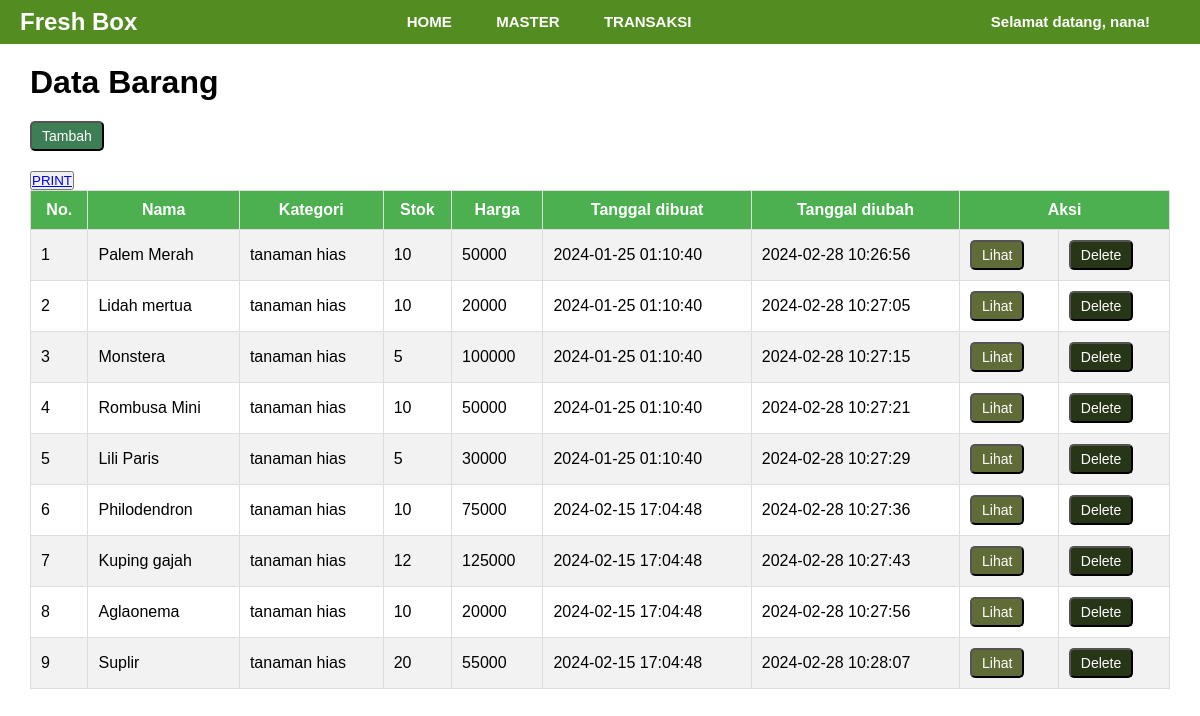
The page /barang.php (signed in) on the database its author committed.
### tables this page shows
CREATE TABLE `barang` (
  `id` int(11) UNSIGNED NOT NULL,
  `nama` varchar(50) NOT NULL,
  `kategori` enum('tanaman hias','tanaman aromatik','tanaman herbal') NOT NULL,
  `stok` int(10) UNSIGNED NOT NULL,
  `harga` int(10) UNSIGNED NOT NULL,
  `created_at` timestamp NOT NULL DEFAULT current_timestamp(),
  `updated_at` timestamp NULL DEFAULT NULL ON UPDATE current_timestamp()
);

### barang.php (the view, shortened to what this page needs)
<!DOCTYPE html>
<html>
<head>
</head>
<body>
    <?php include "menu.php"; ?>
    <?php
    require "koneksi.php";
    $sql = "SELECT * FROM barang";
    $query = mysqli_query($koneksi, $sql);
    ?>
    <div class="body-container">
        <div class="container">
            <div class="title-container">
                <h1 class="mb-3">Data Barang</h1>
            </div>
            <div class="btn-container">
                <form action="new-barang.php" method="GET">
                    <button type="submit" class="btn btn-primary btn-custom btn-view">Tambah</button>
                </form>
            </div>
            <button><a target="_blank" href="cetak-barang.php">PRINT</a></button>
            <div class="table-responsive table-custom">
                <table class="table table-bordered table-striped">
                    <thead class="table-success">
                        <tr>
                            <th scope="col">No.</th>
                            <th scope="col">Nama</th>
                            <th scope="col">Kategori</th>
                            <th scope="col">Stok</th>
                            <th scope="col">Harga</th>
                            <th scope="col">Tanggal dibuat</th>
                            <th scope="col">Tanggal diubah</th>
                            <th scope="col" colspan="2">Aksi</th>
                        </tr>
                    </thead>
                    <tbody>
                        <?php $i = 1; ?>
                        <?php while ($barang = mysqli_fetch_array($query)) : ?>
                            <tr>
                                <td><?= $i ?></td>
                                <td><?= $barang["nama"] ?></td>
                                <td><?= $barang["kategori"] ?></td>
                                <td><?= $barang["stok"] ?></td>
                                <td><?= $barang["harga"] ?></td>
                                <td><?= $barang["created_at"] ?></td>
                                <td><?= $barang["updated_at"] ?></td>
                                <td>
                                    <form action="read-barang.php" method="GET">
                                        <button type="submit" class="btn btn-warning btn-custom btn-lihat">Lihat</button>
                                    </form>
                                </td>
                                <td>
                                    <form action="delete-barang.php" method="POST">
                                        <button type="submit" class="btn btn-danger btn-custom btn-delete">Delete</button>
                                    </form>
                                </td>
                            </tr>
                            <?php $i++; ?>
                        <?php endwhile ?>
                    </tbody>
                </table>
            </div>
        </div>
    </div>
</body>
</html>

### barang.php (style rules this page uses)
body { font-family: "Poppins", sans-serif; padding: 0; }
.body-container { padding: 0 30px; }
table { width: 100%; border-collapse: collapse; }
th, td { padding: 10px; border: 1px solid #ddd; }
th { background-color: #4CAF50; color: white; }
tr:nth-child(odd) { background-color: #f2f2f2; }
.title-container { margin-bottom: 20px; margin-top: 20px; font-size: 16px; }
.btn-container { margin-bottom: 20px; display: flex; justify-content: flex-start; }
.btn-custom { padding: 5px 10px; font-size: 14px; border-radius: 5px; margin-right: 5px; }
.btn-view { background-color: #3e7e55; color: white; }
.btn-lihat { background-color: #606c38; color: white; }
.btn-delete { background-color: #283618; color: white; }

### menu.php (style rules this page uses)
* { margin: 0; padding: 0; box-sizing: border-box; }
body { font-family: "Poppins", sans-serif; }

### rows shown on the page
barang: nama "Palem Merah", kategori "tanaman hias", stok "10", harga "50000", created_at "2024-01-25 01:10:40", updated_at "2024-02-28 10:26:56"
barang: nama "Lidah mertua", kategori "tanaman hias", stok "10", harga "20000", created_at "2024-01-25 01:10:40", updated_at "2024-02-28 10:27:05"
barang: nama "Monstera", kategori "tanaman hias", stok "5", harga "100000", created_at "2024-01-25 01:10:40", updated_at "2024-02-28 10:27:15"
barang: nama "Rombusa Mini", kategori "tanaman hias", stok "10", harga "50000", created_at "2024-01-25 01:10:40", updated_at "2024-02-28 10:27:21"
barang: nama "Lili Paris", kategori "tanaman hias", stok "5", harga "30000", created_at "2024-01-25 01:10:40", updated_at "2024-02-28 10:27:29"
barang: nama "Philodendron", kategori "tanaman hias", stok "10", harga "75000", created_at "2024-02-15 17:04:48", updated_at "2024-02-28 10:27:36"
barang: nama "Kuping gajah", kategori "tanaman hias", stok "12", harga "125000", created_at "2024-02-15 17:04:48", updated_at "2024-02-28 10:27:43"
barang: nama "Aglaonema", kategori "tanaman hias", stok "10", harga "20000", created_at "2024-02-15 17:04:48", updated_at "2024-02-28 10:27:56"
barang: nama "Suplir", kategori "tanaman hias", stok "20", harga "55000", created_at "2024-02-15 17:04:48", updated_at "2024-02-28 10:28:07"

### other values the page prints
$_SESSION["username"] "nana"
